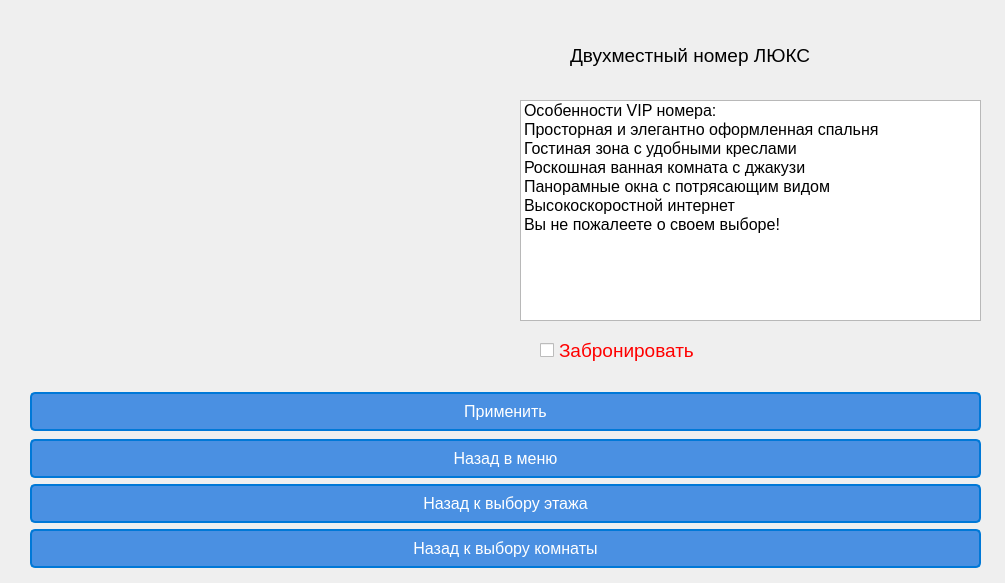
<?xml version="1.0" encoding="UTF-8"?>
<ui version="4.0">
 <class>VipOne</class>
 <widget class="QDialog" name="VipOne">
  <property name="geometry">
   <rect>
    <x>0</x>
    <y>0</y>
    <width>1005</width>
    <height>583</height>
   </rect>
  </property>
  <property name="windowTitle">
   <string>Dialog</string>
  </property>
  <widget class="QLabel" name="img">
   <property name="geometry">
    <rect>
     <x>40</x>
     <y>40</y>
     <width>431</width>
     <height>331</height>
    </rect>
   </property>
   <property name="text">
    <string/>
   </property>
  </widget>
  <widget class="QLabel" name="label">
   <property name="geometry">
    <rect>
     <x>570</x>
     <y>30</y>
     <width>331</width>
     <height>51</height>
    </rect>
   </property>
   <property name="font">
    <font>
     <pointsize>14</pointsize>
    </font>
   </property>
   <property name="text">
    <string>Двухместный номер ЛЮКС</string>
   </property>
  </widget>
  <widget class="QListWidget" name="listWidget">
   <property name="geometry">
    <rect>
     <x>520</x>
     <y>100</y>
     <width>461</width>
     <height>221</height>
    </rect>
   </property>
   <property name="font">
    <font>
     <pointsize>12</pointsize>
    </font>
   </property>
   <item>
    <property name="text">
     <string>Особенности VIP номера:</string>
    </property>
   </item>
   <item>
    <property name="text">
     <string>Просторная и элегантно оформленная спальня </string>
    </property>
   </item>
   <item>
    <property name="text">
     <string>Гостиная зона с удобными креслами</string>
    </property>
   </item>
   <item>
    <property name="text">
     <string>Роскошная ванная комната с джакузи</string>
    </property>
   </item>
   <item>
    <property name="text">
     <string>Панорамные окна с потрясающим видом</string>
    </property>
   </item>
   <item>
    <property name="text">
     <string>Высокоскоростной интернет</string>
    </property>
   </item>
   <item>
    <property name="text">
     <string>Вы не пожалеете о своем выборе!</string>
    </property>
   </item>
  </widget>
  <widget class="QCheckBox" name="checkBox">
   <property name="geometry">
    <rect>
     <x>540</x>
     <y>330</y>
     <width>271</width>
     <height>41</height>
    </rect>
   </property>
   <property name="font">
    <font>
     <pointsize>14</pointsize>
    </font>
   </property>
   <property name="styleSheet">
    <string notr="true">QWidget {
    color: #FF0000; /* Красный цвет текста */
}
</string>
   </property>
   <property name="text">
    <string>Забронировать</string>
   </property>
  </widget>
  <widget class="QWidget" name="">
   <property name="geometry">
    <rect>
     <x>30</x>
     <y>390</y>
     <width>951</width>
     <height>181</height>
    </rect>
   </property>
   <layout class="QVBoxLayout" name="verticalLayout_2">
    <item>
     <widget class="QPushButton" name="pushButton_4">
      <property name="styleSheet">
       <string notr="true">QPushButton {
    background-color: #4a90e2; /* Синий цвет */
    border-style: solid;
    border-color: #0078d7; /* Цвет рамки */
    border-width: 2px;
    border-radius: 5px; /* Закругленные углы */
    color: white; /* Цвет текста */
    font-size: 16px; /* Размер текста */
    padding: 8px 16px; /* Отступы внутри кнопки */
}

QPushButton:hover {
    background-color: #357ae8; /* Измененный цвет при наведении */
    border-color: #0056b3; /* Измененный цвет рамки при наведении */
}

QPushButton:pressed {
    background-color: #2f5bb7; /* Измененный цвет при нажатии */
    border-color: #002d5a; /* Измененный цвет рамки при нажатии */
}
</string>
      </property>
      <property name="text">
       <string>Применить</string>
      </property>
     </widget>
    </item>
    <item>
     <layout class="QVBoxLayout" name="verticalLayout">
      <item>
       <widget class="QPushButton" name="pushButton">
        <property name="styleSheet">
         <string notr="true">QPushButton {
    background-color: #4a90e2; /* Синий цвет */
    border-style: solid;
    border-color: #0078d7; /* Цвет рамки */
    border-width: 2px;
    border-radius: 5px; /* Закругленные углы */
    color: white; /* Цвет текста */
    font-size: 16px; /* Размер текста */
    padding: 8px 16px; /* Отступы внутри кнопки */
}

QPushButton:hover {
    background-color: #357ae8; /* Измененный цвет при наведении */
    border-color: #0056b3; /* Измененный цвет рамки при наведении */
}

QPushButton:pressed {
    background-color: #2f5bb7; /* Измененный цвет при нажатии */
    border-color: #002d5a; /* Измененный цвет рамки при нажатии */
}
</string>
        </property>
        <property name="text">
         <string>Назад в меню</string>
        </property>
       </widget>
      </item>
      <item>
       <widget class="QPushButton" name="pushButton_3">
        <property name="styleSheet">
         <string notr="true">QPushButton {
    background-color: #4a90e2; /* Синий цвет */
    border-style: solid;
    border-color: #0078d7; /* Цвет рамки */
    border-width: 2px;
    border-radius: 5px; /* Закругленные углы */
    color: white; /* Цвет текста */
    font-size: 16px; /* Размер текста */
    padding: 8px 16px; /* Отступы внутри кнопки */
}

QPushButton:hover {
    background-color: #357ae8; /* Измененный цвет при наведении */
    border-color: #0056b3; /* Измененный цвет рамки при наведении */
}

QPushButton:pressed {
    background-color: #2f5bb7; /* Измененный цвет при нажатии */
    border-color: #002d5a; /* Измененный цвет рамки при нажатии */
}
</string>
        </property>
        <property name="text">
         <string>Назад к выбору этажа</string>
        </property>
       </widget>
      </item>
      <item>
       <widget class="QPushButton" name="pushButton_2">
        <property name="styleSheet">
         <string notr="true">QPushButton {
    background-color: #4a90e2; /* Синий цвет */
    border-style: solid;
    border-color: #0078d7; /* Цвет рамки */
    border-width: 2px;
    border-radius: 5px; /* Закругленные углы */
    color: white; /* Цвет текста */
    font-size: 16px; /* Размер текста */
    padding: 8px 16px; /* Отступы внутри кнопки */
}

QPushButton:hover {
    background-color: #357ae8; /* Измененный цвет при наведении */
    border-color: #0056b3; /* Измененный цвет рамки при наведении */
}

QPushButton:pressed {
    background-color: #2f5bb7; /* Измененный цвет при нажатии */
    border-color: #002d5a; /* Измененный цвет рамки при нажатии */
}
</string>
        </property>
        <property name="text">
         <string>Назад к выбору комнаты</string>
        </property>
       </widget>
      </item>
     </layout>
    </item>
   </layout>
  </widget>
 </widget>
 <resources/>
 <connections/>
</ui>
